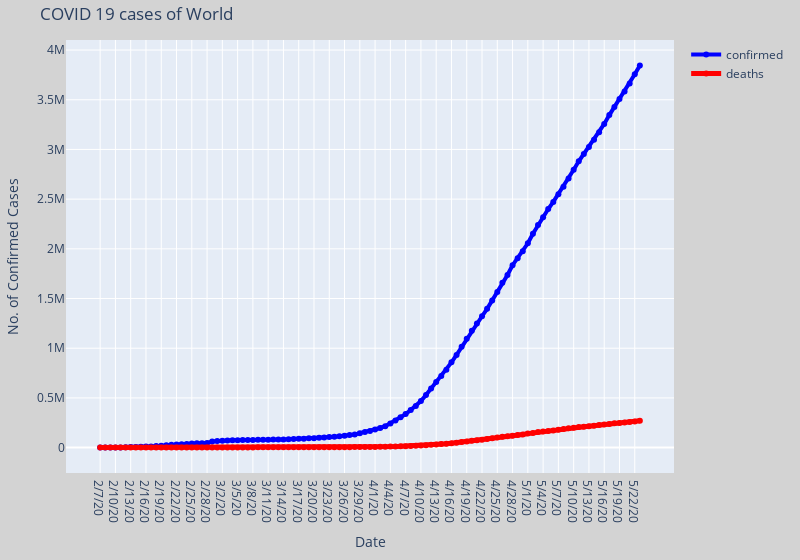

Notebook code for this chart:
### Code cell
interact(plot_cases_of_a_country, country='World')

ipywLayout = widgets.Layout(border='solid 2px green')
ipywLayout.display='none' # uncomment this, run cell again - then the graph/figure disappears
widgets.VBox([fig], layout=ipywLayout)
